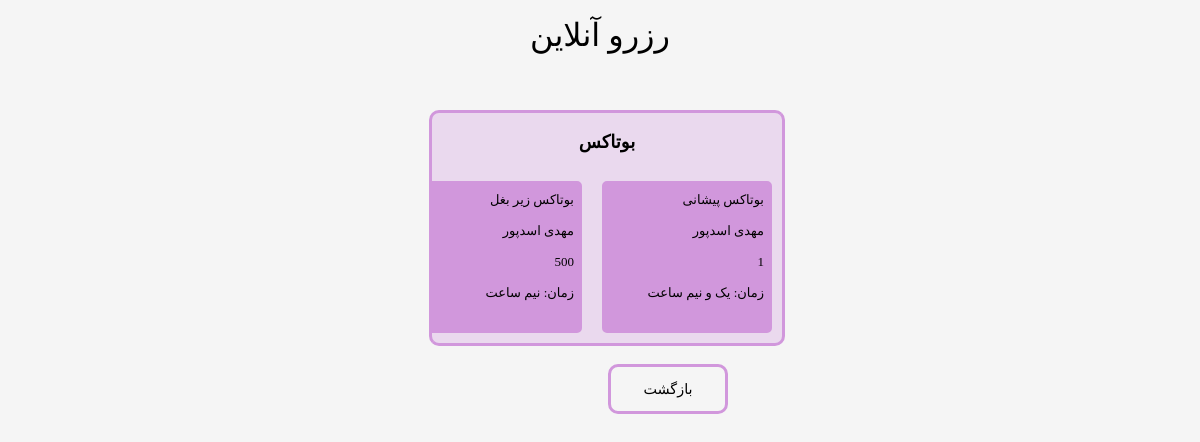
Before: /reserv/reserv/ (signed in) with the older database file.
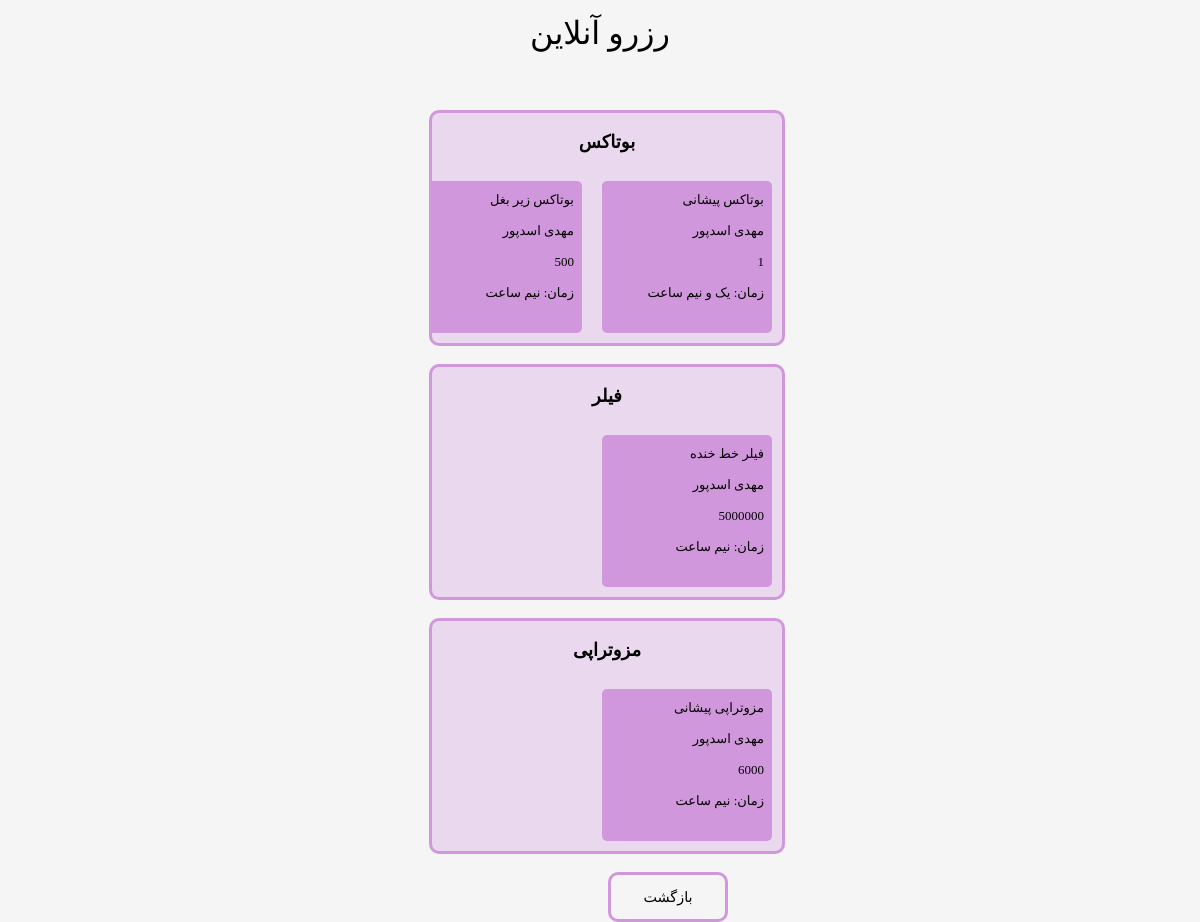
After: the same page with the newer database file.
### jobs_app/models.py (models this page shows, shortened)
class workmodel(models.Model):
    work = models.CharField(max_length=150, default='تزریقات')
    detalework = models.CharField(max_length=150 , default='تزریقات')
    person = models.CharField(max_length=150,default='من')
    time = models.CharField(max_length=50, default='امروز')
    cast = models.CharField(max_length=150, default='0')

### reserv_app/views.py (the view, shortened to what this page needs)
# urls.py: path('reserv/',views.reservdef),
def reservdef(request):
    if request.user.is_authenticated:
        users = accuntmodel.objects.all()
        for user in users:
            if user.melicode == request.user.username:
                level[0] = user.level
                ferstname_user = user.firstname
                lastname_user = user.lastname
                mellicoduser[0] = user.melicode
        filesendbutton = request.POST.get("filesendbutton")
        inject_botax  = request.POST.get("r1")
        illnes  = request.POST.get("r2")
        drug = request.POST.get("drug")
        sensivety  = request.POST.get("r3")
        pregnancy  = request.POST.get("r4")
        date_finaly = request.POST.get("date_finaly")
        image_show = request.POST.get("c1")
        satisfact = request.POST.get("c4")
        inputwork = request.POST.get("inputwork")
        timeselect = request.POST.get("timeselect")
        backbuttonfianal = request.POST.get("backbuttonfianal")
        if backbuttonfianal =="accept":
            return redirect("/")
        peymentbutton = request.POST.get("peymentbutton")
        backbutton = request.POST.get("backbutton")
        if backbutton =="accept":
            return redirect("/")
        if peymentbutton == "accept":
            return redirect('https://drmahdiasadpour.ir/zib/zibal/')
        works = workmodel.objects.all()
        ww.clear()
        ww.append('start')
        for w in works :
            a = 0
            for x in ww :
                if x ==  w.work :
                    a = 1
            if a == 0 :
                ww.append(w.work)
        ww.pop(0)
        c = 0
        return render(request,'reserv.html',context={'works':works,
                                                 'job':ww,
                                                 'shamsiarray':shamsiarray,
                                                 })
    else:
        loginetebar[0] = "false"
        return render(request,'home.html',context={"loginetebar":loginetebar[0]})

### templates/reserv.html (shortened to what this page needs)
{% load static %}
<!DOCTYPE html>
<html lang="en">
<head>
    <link rel="stylesheet" type="text/css" href= "{% static "/css/reser.css" %}">
</head>
<body>
<form method="POST">
    <div >
        <p id="titr">
            رزرو آنلاین
        </p>
    </div>
    {% for w in job %}
        <div class="maine" >
                        <div class="textbox" >
                            <p class="textobject" >
                                {{ w }}
                            </p>
                        </div>
             <div class="effectse" >
                {% for d in works %}
                    {% if d.work == w %}
                        <button type="submit" class="effects__iteme " name="inputwork" value="{{ forloop.counter0 }}">
                            <p class="effects__name" >{{ d.work }} {{ d.detalework }}</p>
                            <p class="effects__name" >{{ d.person }}</p>
                            <p class="effects__name" >{{ d.cast }}</p>
                            <p class="effects__name" >زمان: {{ d.time }}</p>
                        </button>
                    {% endif %}
                {% endfor %}
             </div>
        </div>
        <br>
    {% endfor %}
    <button type="submit" class="regesterbuttoncancel" name="backbuttonfianal" value="accept">بازگشت</button>
</form>
</body>
</html>

### static/css/reser.css (style rules this page uses)
html { box-sizing: border-box; }
:root { --test : rgb(209, 151, 220); --vred:209; --vgreen:151; --vblue:220; --ghotr:3px; --contrast:1; --ekhtelaf:0.7; }
body { direction: rtl; margin: 10px; font-family: cursive; background: whitesmoke; min-height: 100vh; }
#titr { position: absolute; width: 100%; top: -2%; font-family:Tahoma; color: black; text-align: center; font-size: xx-large; }
.maine { position: relative; width: 350px; height: 230px; top: 100px; left: calc(-50% + 175px); display: flex; flex-direction: column; background-color: rgb(var(--vred), var(--vgreen), var(--vblue),calc(var(--contrast) - var(--ekhtelaf))); border-top: var(--ghotr) outset rgb(var(--vred), var(--vgreen), var(--vblue),var(--contrast)); border-left:var(--ghotr) outset rgb(var(--vred), var(--vgreen), var(--vblue),var(--contrast)); border-right:var(--ghotr) inset rgb(var(--vred), var(--vgreen), var(--vblue),var(--contrast)); border-bottom:var(--ghotr) inset rgb(var(--vred), var(--vgreen), var(--vblue),var(--contrast)); border-radius: 10px; }
.textbox { display: inline-block; position: relative; font-family:Tahoma; color: black; text-align: center; font-size:large ; font-weight: bold; }
.textobject { position: relative; }
.effectse { position: relative; top: 0px; left: 0%; width: 100%; display: flex; flex-flow: row nowrap; overflow: auto; padding: 0px 0; flex: 10 10 150px; border-radius: 5px; margin: 0px ; padding: 0px ; }
.effects__iteme { display: flex; flex-direction: column; flex: 0 0 170px; margin: 0 10px; background: rgb(var(--vred), var(--vgreen), var(--vblue),var(--contrast)); border: 2px solid rgb(var(--vred), var(--vgreen), var(--vblue),var(--contrast)); border-radius: 5px; cursor: pointer; overflow: hidden; padding-bottom: 10px; margin: 10px; transition: .3s border; line-height: 5px; }
.effects__name { color:black; position: relative; font-size: small; transition: .3s color; font-family: "B Yekan"; }
.regesterbuttoncancel { position: relative; width: 120px; height: 50px; border-top: 3px solid rgba(var(--vred),var(--vgreen),var(--vblue),1) ; border-right: 3px solid rgba(var(--vred),var(--vgreen),var(--vblue),1) ; border-left: 3px solid rgba(var(--vred),var(--vgreen),var(--vblue),1) ; border-bottom: 3px solid rgba(var(--vred),var(--vgreen),var(--vblue),1); margin-right: calc(40% + 30px); border-radius: 10px; margin-top: 0px; background-color: var(--vcolor); font-family: Tahoma; font-size: 90%; top: 100px; left: 30px; }

Changed rows visible on the page:
added workmodel: job "فیلر", work "فیلر", detalework "خط خنده", person "مهدی اسدپور", cast "5000000", time "نیم ساعت"
added workmodel: job "مزوتراپی", work "مزوتراپی", detalework "پیشانی", person "مهدی اسدپور", cast "6000", time "نیم ساعت"
